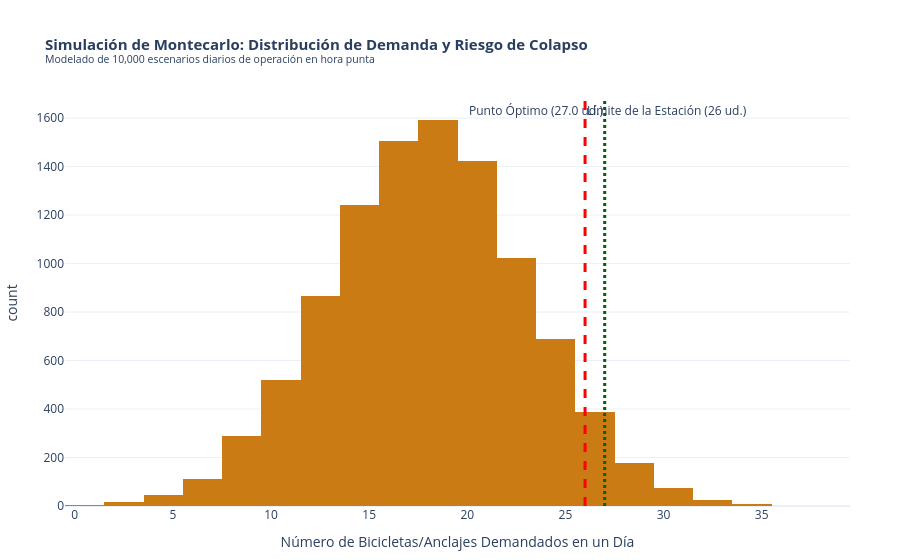

Notebook code cell kept with this figure:
### Markdown cell above
**SIMULACIÓN DE MONTECARLO**

Sirve para evaluar riesgos y tomar decisiones en condiciones de incertidumbre (en este esudio tomamos el clima y la hora punta)
permite evaluar y analizar la probabilidad de que una de las principales estaciones colapse por falta de bicicletas o por exceso de ellas. Se trata de calcular la estrategia óptima que evite llegar a ese extremo.
- El algoritmo simula hasta 10.000 días de operación logística, con números aleatorios
- Distribución normal: basa en datos de uso y patrón de clima propio de Valladolid 
- Fórmula estándar de cadena de suministros: Z * Desviación estándar

### Code cell
import numpy as np
import pandas as pd
import plotly.express as px

#Parámetros base del escenario logístico para un Nodo Puente en Hora Punta (ej: Plaza Circular)
capacidad_estacion = 26       #Referencia Pl. Circular  (004)
media_demanda_viajes = 18    # Media de bicicletas requeridas / devueltas en hora punta
desviacion_estandar = 5       # Volatilidad diaria (influenciada por clima, retrasos de camiones, etc.)
simulaciones = 10000          # Nª iteraciones del modelo estadístico

np.random.seed(42)

#Ejecución de la Simulación de Montecarlo
#Generar 10,000 escenarios aleatorios de demanda siguiendo una distribución normal
demanda_simulada = np.random.normal(loc=media_demanda_viajes, scale=desviacion_estandar, size=simulaciones)
demanda_simulada = np.round(demanda_simulada).astype(int)

#Forzar a que no existan demandas negativas
demanda_simulada = np.clip(demanda_simulada, 0, None)

escenarios_colapso = demanda_simulada > capacidad_estacion
probabilidad_colapso = (np.sum(escenarios_colapso) / simulaciones) * 100

#Stock de Seguridad para un nivel de confianza del 95% (Z = 1.645)
Z_95 = 1.645
stock_seguridad = np.ceil(Z_95 * desviacion_estandar)
punto_reposicion_optimo = media_demanda_viajes + stock_seguridad

print("=== DIAGNÓSTICO DE MONTECARLO (10,000 ITERACIONES) ===")
print(f"Probabilidad de colapso en la estación (Stockout): {probabilidad_colapso:.2f}%")
print(f"Stock de Seguridad requerido para mitigar volatilidad: {stock_seguridad:.0f} bicicletas/anclajes")
print(f"Punto de Reposición Óptimo para el operario de AUVASA: {punto_reposicion_optimo:.0f} unidades")

#Representación Gráfica de los Escenarios de Riesgo
df_montecarlo = pd.DataFrame({"Demanda_Simulada": demanda_simulada})
fig_mc = px.histogram(
    df_montecarlo,
    x="Demanda_Simulada",
    title="<b>Simulación de Montecarlo: Distribución de Demanda y Riesgo de Colapso</b><br>"
          "<sup>Modelado de 10,000 escenarios diarios de operación en hora punta</sup>",
    labels={"Demanda_Simulada": "Número de Bicicletas/Anclajes Demandados en un Día", "count": "Frecuencia de Escenarios"},
    color_discrete_sequence=["#CA7B14"],
    nbins=20
)
fig_mc.add_vline(
    x=capacidad_estacion,
    line_dash="dash",
    line_color="red",
    line_width=3,
    annotation_text=f"Límite de la Estación ({capacidad_estacion} ud.)",
    annotation_position="top right"
)
fig_mc.add_vline(
    x=punto_reposicion_optimo,
    line_dash="dot",
    line_color="darkgreen",
    line_width=3,
    annotation_text=f"Punto Óptimo ({punto_reposicion_optimo} ud.)",
    annotation_position="top left"
)

fig_mc.update_layout(
    template="plotly_white",
    title_font_size=15,
    margin=dict(l=50, r=50, t=100, b=50)
)

fig_mc.show()

### Figure 1 — Plotly figure (JSON) as saved in the notebook; plotly's stock layout.template omitted (floating-point values rounded to 4 significant figures; data arrays with more than 128 entries replaced by an {"elided": "..."} marker saying what was removed)
{"data": [{"bingroup": "x", "hovertemplate": "Número de Bicicletas/Anclajes Demandados en un Día=%{x}<br>count=%{y}<extra></extra>", "legendgroup": "", "marker": {"color": "#CA7B14", "pattern": {"shape": ""}}, "name": "", "nbinsx": 20, "orientation": "v", "showlegend": false, "type": "histogram", "x": {"elided": "10000 int values"}, "xaxis": "x", "yaxis": "y"}], "layout": {"annotations": [{"showarrow": false, "text": "Límite de la Estación (26 ud.)", "x": 26, "xanchor": "left", "xref": "x", "y": 1, "yanchor": "top", "yref": "y domain"}, {"showarrow": false, "text": "Punto Óptimo (27.0 ud.)", "x": 27, "xanchor": "right", "xref": "x", "y": 1, "yanchor": "top", "yref": "y domain"}], "barmode": "relative", "legend": {"tracegroupgap": 0}, "margin": {"b": 50, "l": 50, "r": 50, "t": 100}, "shapes": [{"line": {"color": "red", "dash": "dash", "width": 3}, "type": "line", "x0": 26, "x1": 26, "xref": "x", "y0": 0, "y1": 1, "yref": "y domain"}, {"line": {"color": "darkgreen", "dash": "dot", "width": 3}, "type": "line", "x0": 27, "x1": 27, "xref": "x", "y0": 0, "y1": 1, "yref": "y domain"}], "title": {"font": {"size": 15}, "text": "<b>Simulación de Montecarlo: Distribución de Demanda y Riesgo de Colapso</b><br><sup>Modelado de 10,000 escenarios diarios de operación en hora punta</sup>"}, "xaxis": {"anchor": "y", "domain": [0, 1], "title": {"text": "Número de Bicicletas/Anclajes Demandados en un Día"}}, "yaxis": {"anchor": "x", "domain": [0, 1], "title": {"text": "count"}}}}
